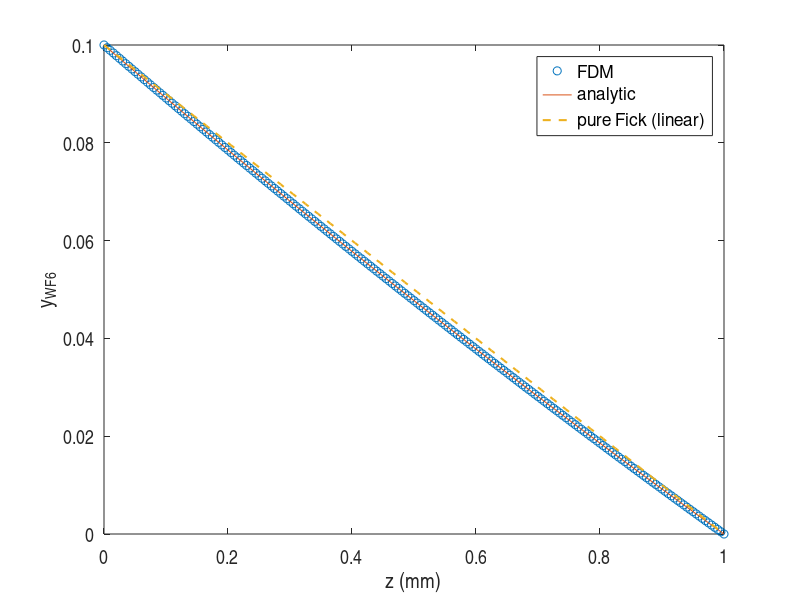

Here is the MATLAB script that generated this plot:
% Week 9 - Topic 4: Species Balance, Interface Boundary Conditions and a CVD Film
% Henry's law p_A = x_A H_A(T) (lecture table, bar); Raoult p_A = x_A p_A*(T)
% W CVD: 3H2 + WF6 -> W + 6HF  ->  N_A(1 + 2 y_A) = -c D dy_A/dz
%   diffusion-limited: N_A = (c D/(2 delta)) ln[(1 + 2 y_A0)/(1 + 2 y_Ad)]
%   finite surface rate: N_A = k_s c y_Ad,  Da = k_s delta/D
Tt = [273 280 290 300 310 320];
H_O2 = [25500 30500 37600 45700 52500 56800];
H = interp1(Tt, H_O2, 298); x = 0.21/H; c_O2 = x*55.4e3;
fprintf('O2 in water at 298 K: H = %.0f bar, x = %.3e, c = %.3f mol/m^3 = %.2f mg/L\n', H, x, c_O2, c_O2*32);

c = 101325/(8.314462618*700); D = 1e-4; delta = 1e-3; y0 = 0.10;
fluxA = @(yd) c*D/(2*delta)*log((1 + 2*y0)./(1 + 2*yd));
Na = fluxA(0); Nf = c*D*y0/delta;

% finite differences + Picard iteration on the face coefficient 1/(1+2y)
n = 200; y = linspace(y0, 0, n + 1)';
for it = 1:200
    kf = 1./(1 + (y(1:end-1) + y(2:end)));
    A = spalloc(n + 1, n + 1, 3*(n + 1)); b = zeros(n + 1, 1);
    A(1,1) = 1; b(1) = y0; A(end,end) = 1; b(end) = 0;
    for i = 2:n
        A(i, i-1) = kf(i-1); A(i, i) = -(kf(i-1) + kf(i)); A(i, i+1) = kf(i);
    end
    y = A\b;
end
h = delta/n; Nn = -c*D*(y(2) - y(1))/h/(1 + (y(1) + y(2)));
fprintf('\nW CVD: analytic N_A = %.5e, FDM N_A = %.5e, pure Fick = %.5e mol/m^2 s\n', Na, Nn, Nf);
z = linspace(0, delta, n + 1)';
yan = 0.5*((1 + 2*y0).^(1 - z/delta) - 1);
figure; plot(z*1e3, y, 'o', z*1e3, yan, '-', z*1e3, y0*(1 - z/delta), '--', 'LineWidth', 1.5);
xlabel('z (mm)'); ylabel('y_{WF6}'); legend('FDM', 'analytic', 'pure Fick (linear)');
set(gca, 'FontName', 'Arial Narrow', 'FontSize', 14);
for Da = [0.1 1 10 100]
    ks = Da*D/delta;
    yd = fzero(@(s) fluxA(s) - ks*c*s, [0 y0]);
    fprintf('  Da = %6.1f: y_A(surface) = %.4f, N_A = %.4e (%5.1f%% of limit)\n', Da, yd, ks*c*yd, ks*c*yd/Na*100);
end
